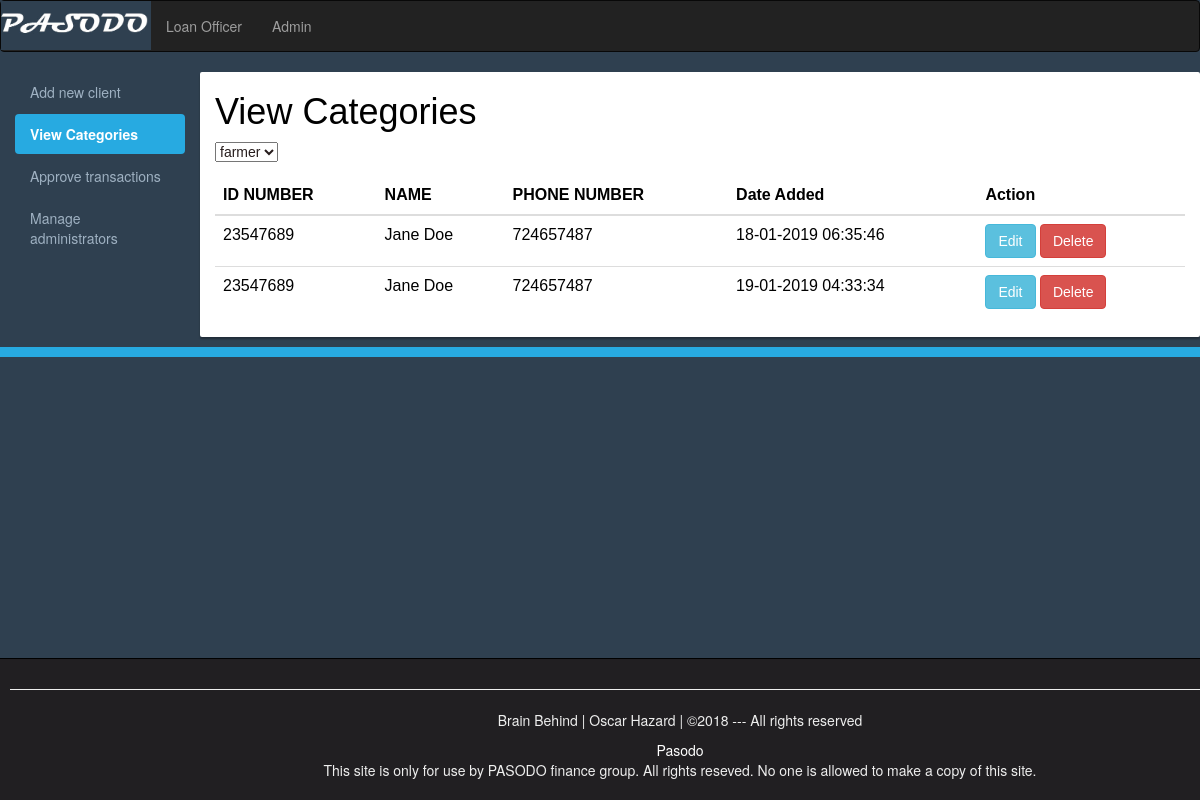
The page /categories.php?catName=farmer on the database as committed earlier.
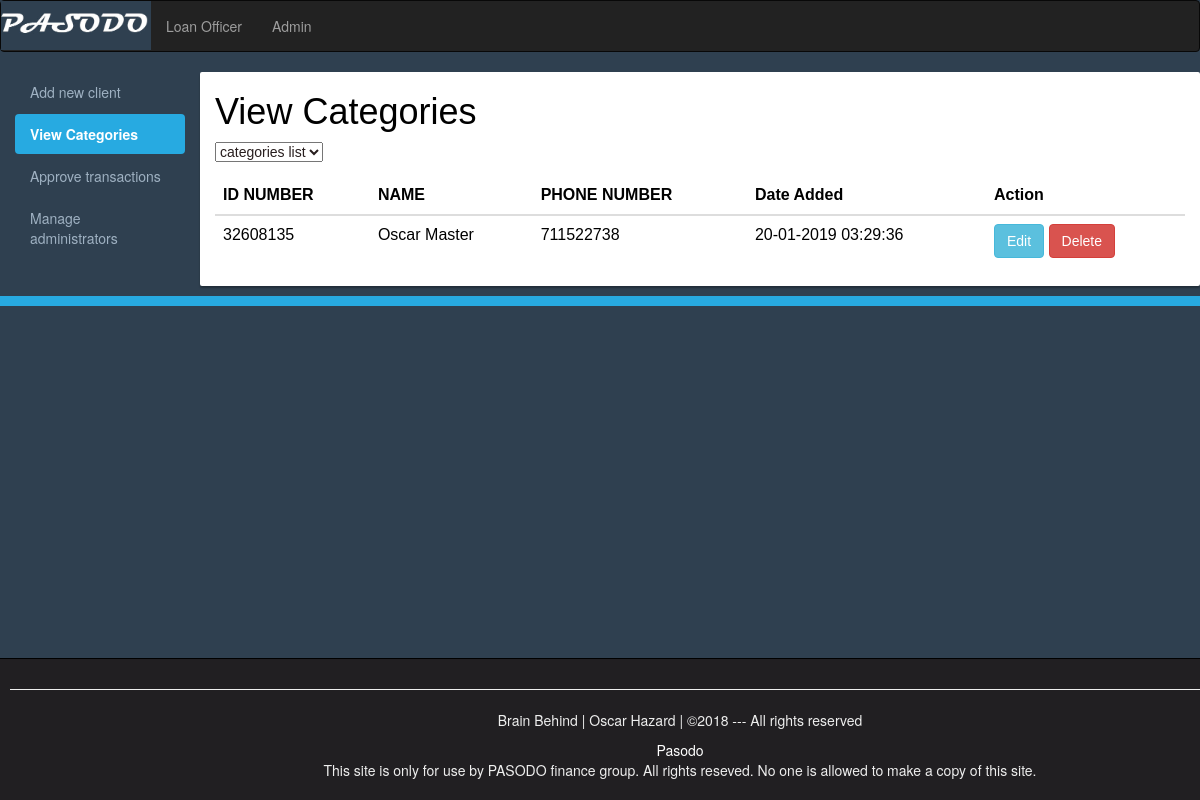
The same page on the database as committed later.
### tables this page shows
CREATE TABLE `client2` (
  `ID` int(11) NOT NULL,
  `clientID` int(8) NOT NULL,
  `firstName` varchar(255) NOT NULL,
  `middleName` varchar(255) NOT NULL,
  `lastName` varchar(255) NOT NULL,
  `phone` int(10) NOT NULL,
  `category_id` int(10) NOT NULL,
  `gender` varchar(255) NOT NULL,
  `image` blob NOT NULL,
  `created_at` varchar(20) NOT NULL,
  `updated_at` varchar(20) NOT NULL
);

### categories.php (the view, shortened to what this page needs)
<?php $conn = mysqli_connect("localhost", "root", "", "pasodo"); ?>
<!DOCTYPE>
<html>
    <head>
        <link rel="stylesheet" href="css/bootstrap.min.css">
        <link rel="stylesheet" href="css/backend.css">
    </head>
    <body>
        <div class="navbar navbar-inverse">
                <div class="navbar-header" style="padding: 0px">
                    <center>
                        <a class="" href="index.php"><img src="img/pasodo5.jpg" alt="" width=150px height="full" /></a>
                    </center>
                </div>
                <div class="navbar-collapse collapse ">
                    <ul class="nav navbar-nav">
                        <li><a href="index.php">Loan Officer</a></li>
                        <li><a href="backend.php">Admin</a></li>
                    </ul>
                </div>
            </div>
        <div class="container-fluid">
            <div class="row">
                <div class="col-sm-2">
                    <ul id="side_menu" class="nav nav-pills nav-stacked">
                        <li><a href="backend.php">Add new client</a></li>
                        <li class = "active"><a href="categories.php">View Categories</a></li>
                        <li><a href="transactionapproval.php">Approve transactions</a></li>
                        <li><a href="">Manage administrators</a></li>
                    </ul>
                </div>
                <div class="col-sm-10">
                    <h1 style="color: #000000">View Categories</h1>
                    <?php
                        $sql = "SELECT * FROM category";
                        $result = $conn->query($sql);
                        if($result->num_rows > 0){
                                ?>
                                <form action="">
                                    <select name='catName' onchange='this.form.submit()'>
                                      <?php
                                        while ($row = $result->fetch_assoc()){
                                            $catName = $row['name']; ?>
                                        <option> <?php echo $catName; ?> </option>
                                       <?php } ?>
                                    </select>
                                </form>
                           <?php } ?>
                    <div class="table-responsive">
                         <table class="table table-borderless table-dark">
                            <thead class="thead-light" style="color: #000000">
                                <th>ID NUMBER</th>
                                <th>NAME</th>
                                <th>PHONE NUMBER</th>
                                <th>Date Added</th>
                                <th>Action</th>
                            </thead>
                             <?php
                                    $catName = $_GET["catName"];
                                    $sqlcat = "SELECT ID FROM category WHERE name = '$catName' ";
                                    $result = $conn->query($sqlcat);
                                    $datarow = $result->fetch_assoc();
                                    $catID = $datarow["ID"];
                                    $sql = "SELECT * FROM client2 WHERE category_id = '$catID'";
                                    $result = $conn->query($sql);
                                    if($result->num_rows > 0){
                                        while($datarows = $result->fetch_assoc()){
                                            $ID = $datarows["ID"];
                                            $clientID = $datarows["clientID"];
                                            $F_name = $datarows["firstName"];
                                            $L_name = $datarows["lastName"];
                                            $date = $datarows["created_at"];
                                            $phone = $datarows["phone"];
                                         ?>
                                        <tr style="color: #000000">
                                            <td><?php echo $clientID ?></td>
                                            <td><?php echo $F_name."  ". $L_name ?></td>
                                            <td><?php echo $phone ?></td>
                                            <td><?php echo $date ?></td>
                                            <td>
                                                <a href="editClient.php?id=<?php echo $ID?>"><span class="btn btn-info">Edit</span></a>
                                                <a href="delete.php?id=<?php echo $ID?>"><span class="btn btn-danger">Delete</span></a>
                                            </td>
                                         </tr>
                                         <?php
                                        }
                                    }else{
                                        $_SESSION["message"] = "No results found";
                                        exit;
                                    }
                            ?>
                        </table>
                    </div>
                </div>
            </div>
        </div>
        <div id="footer" style="position: fixed; bottom: 0; width: 1360px;">
            <hr><p>Brain Behind | Oscar Hazard | &copy;2018  --- All rights reserved</p>
            <a style="color:white; text-decoration: none; cursor:pointer; fontweight:bold;" href="http://pasodo.com">Pasodo</a>
            <p>This site is only for use by PASODO finance group. All rights reseved. No one is allowed to make a copy of this site.</p>
        </div>
        <div style="height: 10px; background: #27AAE1;"></div>
    </body>
</html>

### css/backend.css (style rules this page uses)
body { background-color: #2f4050 ; }
.col-sm-10 { font: 1em arial, sans-serif; color: #271d1d; background-color: white; margin: 0 auto 10px; border-radius: 2px; box-shadow: 0px 2px 2px rgba(0, 0, 0, 0.3); overflow: hidden; }
#side_menu a { color: #9fb1c2; }
#side_menu .active a { color: #ffffff; background-color: #27AAE1; font-weight: bold; }
#footer { padding: 10px; border-top: 1px solid black; color: eeeeee; background-color: #211f22; text-align: center; }

Rows that differ between the two databases and show on the page:
removed client2: clientID "23547689", firstName "Jane", lastName "Doe", phone "724657487", created_at "18-01-2019 06:35:46"
removed client2: clientID "23547689", firstName "Jane", lastName "Doe", phone "724657487", created_at "19-01-2019 04:33:34"
added client2: clientID "32608135", firstName "Oscar", lastName "Master", phone "711522738", created_at "20-01-2019 03:29:36"
Other text that changed with them:
form field catName: "farmer" → "categories list"
